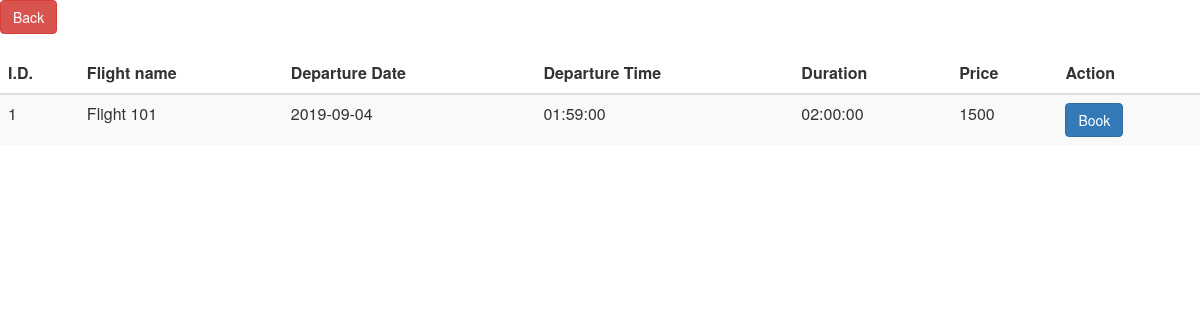
The app's page /page/process/bookFlight.php?checkin=2019-09-04 with its own data.
### tables this page shows
CREATE TABLE `flights` (
  `id` int(11) NOT NULL,
  `departureDate` date NOT NULL,
  `departureTime` time NOT NULL,
  `duration` time NOT NULL,
  `price` int(11) NOT NULL,
  `flightName` varchar(255) NOT NULL
);

### page/process/bookFlight.php (the view, shortened to what this page needs)
<?php
include '../../config/connection.php';
	$checkdate=$_GET['checkin'];
	$query = "SELECT * FROM `flights` WHERE departureDate='$checkdate'";
	$result = mysqli_query($con, $query) or die(mysqli_error($con));
 ?>
 <link rel="stylesheet" type="text/css" href="../../bootstrap3/css/bootstrap.min.css">
 <div class="contents">
 <a href="../../?page=searchflight" class="btn btn-danger" class="btn btn-danger">Back</a><br><br>
			<table class="table table-striped">
			<thead>
				<tr>
					<th>I.D.</th>
					<th>Flight name</th>
					<th>Departure Date</th>
					<th>Departure Time</th>
					<th>Duration</th>
					<th>Price</th>
					<th>Action</th>
				</tr>
			</thead>
			<tbody>
				<?php while($row = $result->fetch_assoc()): ?>
				<tr>
					<form action="" method="POST" role="form">
					<td><?php echo $row['id'];?></td>
					<td><?php echo $row['flightName']; ?></td>
					<td><?php echo $row['departureDate']; ?></td>
					<td><?php echo $row['departureTime']; ?></td>
					<td><?php echo $row['duration']; ?></td>
					<td><?php echo $row['price']; ?></td>
					<td><input type="submit" class="btn btn-primary" name="submit" value="Book"></td>
				</form>
				</tr>
			<?php endwhile; ?>
			</tbody>
		</table>
		<br style="line-height: 25;">
</div>

### records on screen
flights: id "1", flightName "Flight 101", departureDate "2019-09-04", departureTime "01:59:00", duration "02:00:00", price "1500"
